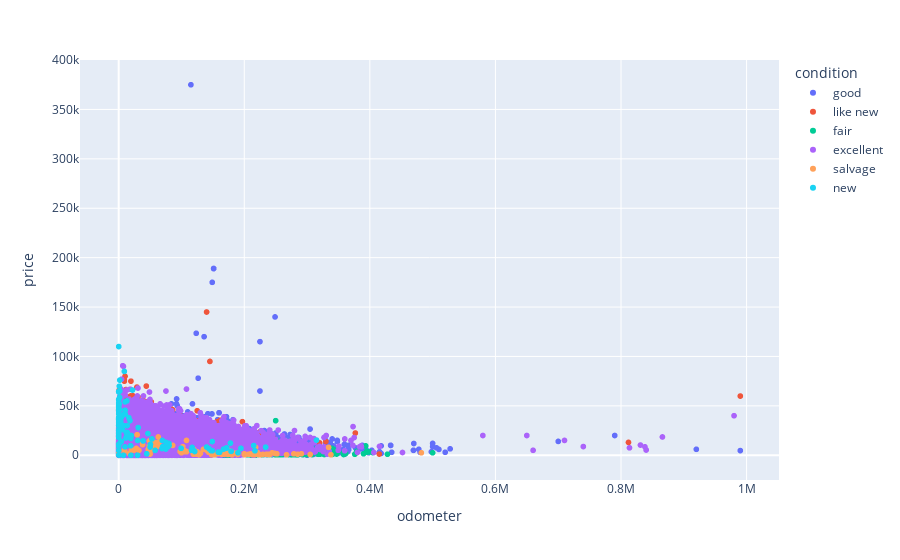

The notebook cell this image was saved under:
### Markdown cell above
# Grafico de dispersion

Permite analizar la relación entre kilometraje y precio, mostrando cómo el valor del vehículo cambia según su uso y condición.

### Code cell
# Creamos un scatter plot 
px.scatter(car_data, x="odometer", y="price", color="condition")

### Figure 1 — Plotly figure (JSON) as saved in the notebook; plotly's stock layout.template omitted (floating-point values rounded to 4 significant figures; data arrays with more than 128 entries replaced by an {"elided": "..."} marker saying what was removed)
{"data": [{"hovertemplate": "condition=good<br>odometer=%{x}<br>price=%{y}<extra></extra>", "legendgroup": "good", "marker": {"color": "#636efa", "symbol": "circle"}, "mode": "markers", "name": "good", "showlegend": true, "type": "scattergl", "x": {"elided": "20145 float values"}, "xaxis": "x", "y": {"elided": "20145 int values"}, "yaxis": "y"}, {"hovertemplate": "condition=like new<br>odometer=%{x}<br>price=%{y}<extra></extra>", "legendgroup": "like new", "marker": {"color": "#EF553B", "symbol": "circle"}, "mode": "markers", "name": "like new", "showlegend": true, "type": "scattergl", "x": {"elided": "4742 float values"}, "xaxis": "x", "y": {"elided": "4742 int values"}, "yaxis": "y"}, {"hovertemplate": "condition=fair<br>odometer=%{x}<br>price=%{y}<extra></extra>", "legendgroup": "fair", "marker": {"color": "#00cc96", "symbol": "circle"}, "mode": "markers", "name": "fair", "showlegend": true, "type": "scattergl", "x": {"elided": "1607 float values"}, "xaxis": "x", "y": {"elided": "1607 int values"}, "yaxis": "y"}, {"hovertemplate": "condition=excellent<br>odometer=%{x}<br>price=%{y}<extra></extra>", "legendgroup": "excellent", "marker": {"color": "#ab63fa", "symbol": "circle"}, "mode": "markers", "name": "excellent", "showlegend": true, "type": "scattergl", "x": {"elided": "24773 float values"}, "xaxis": "x", "y": {"elided": "24773 int values"}, "yaxis": "y"}, {"hovertemplate": "condition=salvage<br>odometer=%{x}<br>price=%{y}<extra></extra>", "legendgroup": "salvage", "marker": {"color": "#FFA15A", "symbol": "circle"}, "mode": "markers", "name": "salvage", "showlegend": true, "type": "scattergl", "x": [216300.0, 285000.0, 120000.0, 164200.0, 229700.0, 175000.0, 334200.0, 482000.0, 249000.0, 154100.0, 251900.0, 219700.0, 218000.0, 128000.0, 221200.0, 64050.0, NaN, NaN, 108000.0, 142000.0, 57500.0, 0.0, 63000.0, 38000.0, 116600.0, 0.0, NaN, 9621.0, 97800.0, NaN, 150000.0, 17080.0, 48500.0, 130200.0, 200000.0, 8900.0, NaN, 174000.0, 63400.0, 305000.0, 108000.0, 167000.0, 279000.0, NaN, 240500.0, 38000.0, 86000.0, 210000.0, 50000.0, 108000.0, 221000.0, 29330.0, 60920.0, NaN, 53890.0, 143300.0, 189000.0, NaN, 163000.0, 244400.0, 189400.0, 180000.0, NaN, 119000.0, 9621.0, 180800.0, 105000.0, 235300.0, 125000.0, 24500.0, 29330.0, 60920.0, 102200.0, NaN, 140200.0, NaN, 49680.0, 146000.0, 135000.0, 100000.0, 200000.0, 47000.0, 148000.0, NaN, 190000.0, 153000.0, 149000.0, 168000.0, 163.0, 201000.0, 28000.0, 124000.0, 291000.0, NaN, 102600.0, 338000.0, NaN, 212500.0, NaN, 32320.0, NaN, 180000.0, 54000.0, 158700.0, 100.0, 49000.0, 267400.0, 173000.0, 207000.0, 238200.0, 225000.0, 106300.0, 20000.0, NaN, 181500.0], "xaxis": "x", "y": [600, 1000, 5500, 999, 850, 5000, 8000, 2500, 1800, 1000, 1500, 1800, 8000, 580, 2700, 11000, 800, 800, 3800, 4100, 12900, 400, 18500, 13500, 5500, 900, 850, 4500, 3750, 22000, 800, 1700, 9450, 2000, 1500, 5000, 4000, 800, 13000, 800, 15000, 2950, 1500, 3500, 800, 10700, 9975, 1400, 1200, 3500, 800, 20750, 8750, 13200, 6750, 2950, 2495, 2400, 2700, 2500, 800, 1200, 1200, 1000, 4500, 500, 4700, 1000, 3500, 5200, 20750, 8750, 8725, 750, 5000, 1700, 3000, 3000, 6000, 2500, 700, 5990, 500, 2500, 2250, 650, 700, 1000, 1900, 600, 7000, 1000, 1500, 7000, 4800, 500, 2000, 700, 3000, 5000, 7000, 450, 9900, 1500, 5000, 14500, 500, 1500, 1000, 850, 500, 3500, 5000, 2900, 2700], "yaxis": "y"}, {"hovertemplate": "condition=new<br>odometer=%{x}<br>price=%{y}<extra></extra>", "legendgroup": "new", "marker": {"color": "#19d3f3", "symbol": "circle"}, "mode": "markers", "name": "new", "showlegend": true, "type": "scattergl", "x": {"elided": "143 float values"}, "xaxis": "x", "y": {"elided": "143 int values"}, "yaxis": "y"}], "layout": {"legend": {"title": {"text": "condition"}, "tracegroupgap": 0}, "margin": {"t": 60}, "xaxis": {"anchor": "y", "domain": [0, 1], "title": {"text": "odometer"}}, "yaxis": {"anchor": "x", "domain": [0, 1], "title": {"text": "price"}}}}
